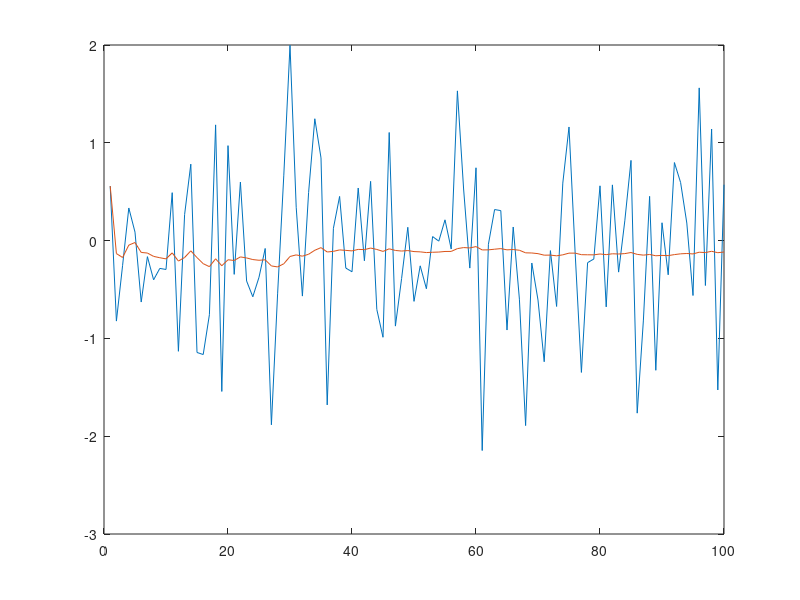

MATLAB code for this plot:
%% Smoothing filter

close all, clear all, clc;

N_MAX = 100;

n = [1:1:N_MAX];

A = randn(1,N_MAX);

B = zeros(1,N_MAX);

B(1) = A(1);

for i=1:N_MAX-1
%    cumulative moving average
   B(i+1) = (A(i+1) + i*B(i))/(i+1); 
end

plot (n, A, n, B);
